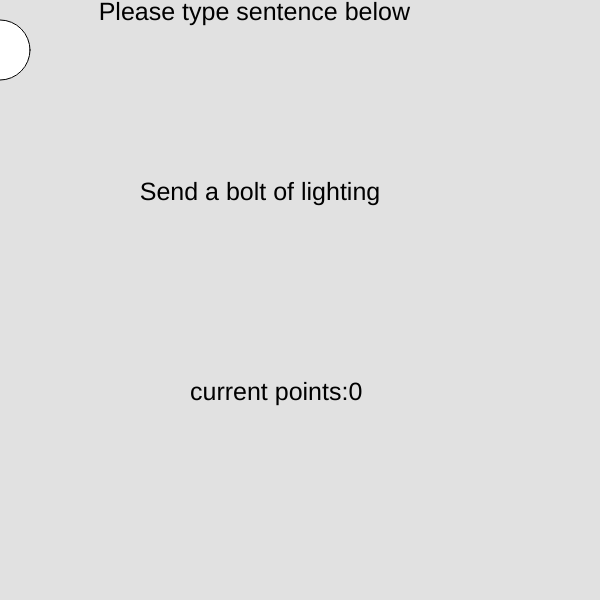
Frame 1 (no input)
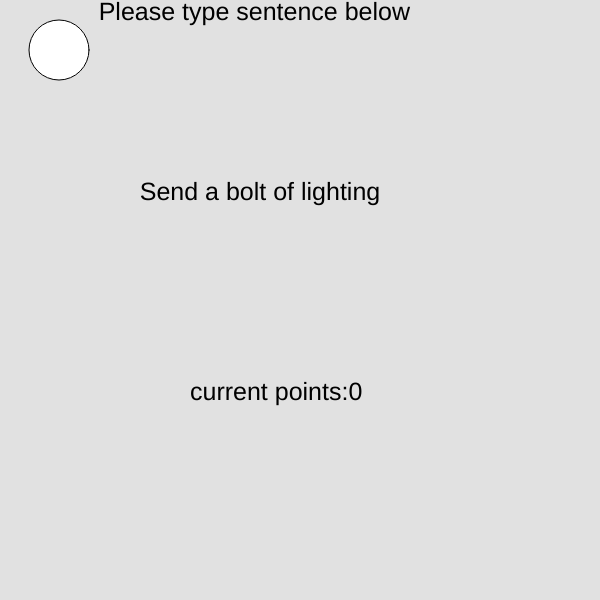
Frame 60 (no input)
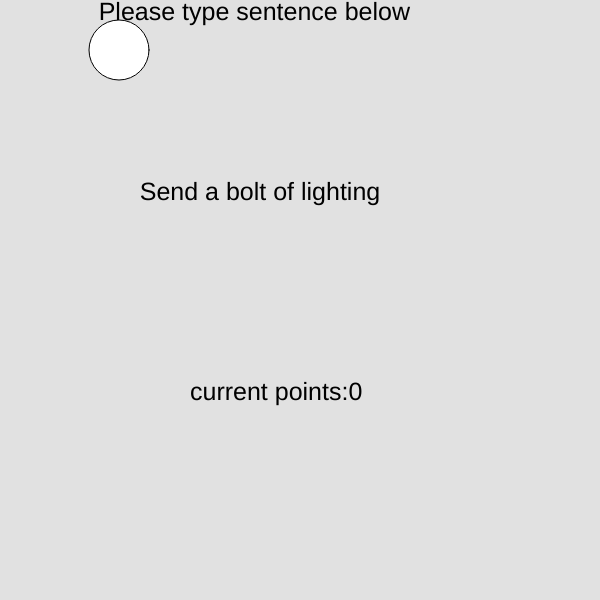
Frame 120 (the mouse pressed at the canvas centre since frame 60)

The p5.js sketch that drew these frames (run headless with seeded random() and noise() and a simulated clock; from frame 60 on, the mouse is pressed at the canvas centre):

// p5.js sketch
// ── sketch.js
function setup(){

createCanvas(600,600);
ellipse(x, 50, 60, 60);
}
var x = 0;
function draw(){
   background(225);
    ellipse(x, 50, 60, 60)
x++;
textSize(25);
textAlign(RIGHT);
text("Please type sentence below", 410, 20);
textAlign(CENTER);
text("Send a bolt of lighting", 260, 200);
textAlign(LEFT);
text("current points:0", 190, 400);

}
